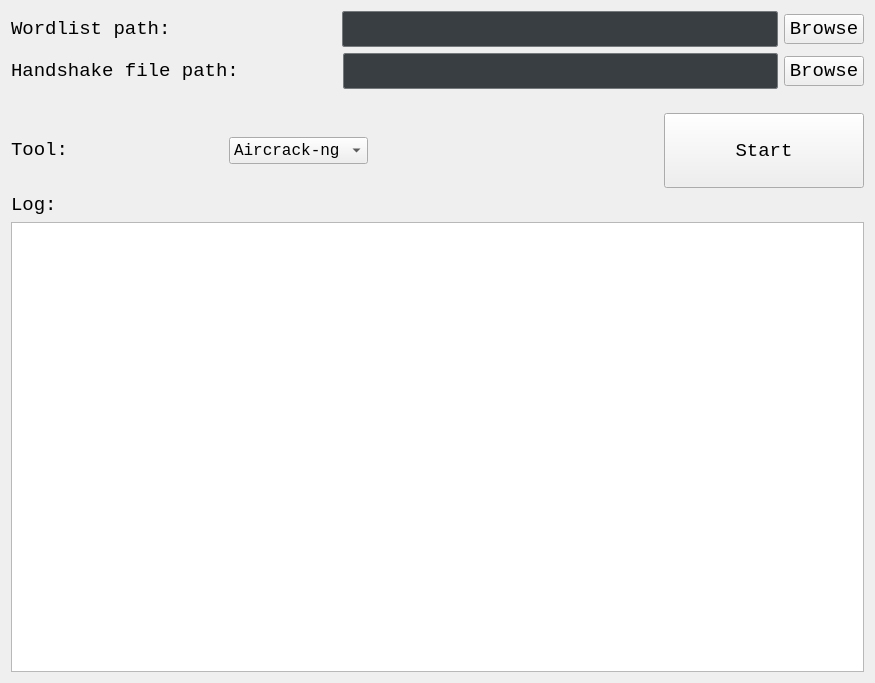
          <widget class="QWidget" name="WPA2CrackerTab">
           <attribute name="title">
            <string>WPA/WPA2 Cracker</string>
           </attribute>
           <layout class="QGridLayout" name="gridLayout_23">
            <item row="0" column="0">
             <layout class="QVBoxLayout" name="verticalLayout_51">
              <item>
               <layout class="QVBoxLayout" name="verticalLayout_50">
                <item>
                 <layout class="QHBoxLayout" name="horizontalLayout_44">
                  <item>
                   <widget class="QLabel" name="interface_label_wifi1_7">
                    <property name="font">
                     <font>
                      <family>Monospace</family>
                      <pointsize>14</pointsize>
                     </font>
                    </property>
                    <property name="text">
                     <string>Wordlist path:</string>
                    </property>
                   </widget>
                  </item>
                  <item>
                   <spacer name="horizontalSpacer_40">
                    <property name="orientation">
                     <enum>Qt::Horizontal</enum>
                    </property>
                    <property name="sizeType">
                     <enum>QSizePolicy::Fixed</enum>
                    </property>
                    <property name="sizeHint" stdset="0">
                     <size>
                      <width>165</width>
                      <height>20</height>
                     </size>
                    </property>
                   </spacer>
                  </item>
                  <item>
                   <widget class="QLineEdit" name="wpa2_cracker_wordlist">
                    <property name="enabled">
                     <bool>false</bool>
                    </property>
                    <property name="minimumSize">
                     <size>
                      <width>350</width>
                      <height>0</height>
                     </size>
                    </property>
                    <property name="font">
                     <font>
                      <family>Monospace</family>
                      <pointsize>14</pointsize>
                     </font>
                    </property>
                    <property name="styleSheet">
                     <string notr="true">QLineEdit
{
	background-color: rgb(57, 62, 67);
    padding: 5px;
    border-style: solid;
    border: 1px solid #76797C;
    border-radius: 2px;
    color: #eff0f1;
}</string>
                    </property>
                    <property name="text">
                     <string/>
                    </property>
                   </widget>
                  </item>
                  <item>
                   <widget class="QPushButton" name="wpa2_cracker_browse_wordlist">
                    <property name="minimumSize">
                     <size>
                      <width>0</width>
                      <height>0</height>
                     </size>
                    </property>
                    <property name="font">
                     <font>
                      <family>Monospace</family>
                      <pointsize>14</pointsize>
                     </font>
                    </property>
                    <property name="text">
                     <string>Browse</string>
                    </property>
                   </widget>
                  </item>
                 </layout>
                </item>
                <item>
                 <layout class="QHBoxLayout" name="horizontalLayout_43">
                  <item>
                   <widget class="QLabel" name="interface_label_wifi1_6">
                    <property name="font">
                     <font>
                      <family>Monospace</family>
                      <pointsize>14</pointsize>
                     </font>
                    </property>
                    <property name="text">
                     <string>Handshake file path:</string>
                    </property>
                   </widget>
                  </item>
                  <item>
                   <spacer name="horizontalSpacer_39">
                    <property name="orientation">
                     <enum>Qt::Horizontal</enum>
                    </property>
                    <property name="sizeType">
                     <enum>QSizePolicy::Fixed</enum>
                    </property>
                    <property name="sizeHint" stdset="0">
                     <size>
                      <width>98</width>
                      <height>20</height>
                     </size>
                    </property>
                   </spacer>
                  </item>
                  <item>
                   <widget class="QLineEdit" name="wpa2_cracker_handshake">
                    <property name="enabled">
                     <bool>false</bool>
                    </property>
                    <property name="minimumSize">
                     <size>
                      <width>350</width>
                      <height>0</height>
                     </size>
                    </property>
                    <property name="font">
                     <font>
                      <family>Monospace</family>
                      <pointsize>14</pointsize>
                     </font>
                    </property>
                    <property name="styleSheet">
                     <string notr="true">QLineEdit
{
	background-color: rgb(57, 62, 67);
    padding: 5px;
    border-style: solid;
    border: 1px solid #76797C;
    border-radius: 2px;
    color: #eff0f1;
}</string>
                    </property>
                    <property name="text">
                     <string/>
                    </property>
                   </widget>
                  </item>
                  <item>
                   <widget class="QPushButton" name="wpa2_cracker_browse_handshake">
                    <property name="minimumSize">
                     <size>
                      <width>0</width>
                      <height>0</height>
                     </size>
                    </property>
                    <property name="font">
                     <font>
                      <family>Monospace</family>
                      <pointsize>14</pointsize>
                     </font>
                    </property>
                    <property name="text">
                     <string>Browse</string>
                    </property>
                   </widget>
                  </item>
                 </layout>
                </item>
               </layout>
              </item>
              <item>
               <spacer name="verticalSpacer_20">
                <property name="orientation">
                 <enum>Qt::Vertical</enum>
                </property>
                <property name="sizeType">
                 <enum>QSizePolicy::Fixed</enum>
                </property>
                <property name="sizeHint" stdset="0">
                 <size>
                  <width>20</width>
                  <height>18</height>
                 </size>
                </property>
               </spacer>
              </item>
              <item>
               <layout class="QHBoxLayout" name="horizontalLayout_46">
                <item>
                 <layout class="QHBoxLayout" name="horizontalLayout_45">
                  <item>
                   <widget class="QLabel" name="ip_address_label_9">
                    <property name="sizePolicy">
                     <sizepolicy hsizetype="Minimum" vsizetype="Preferred">
                      <horstretch>0</horstretch>
                      <verstretch>0</verstretch>
                     </sizepolicy>
                    </property>
                    <property name="minimumSize">
                     <size>
                      <width>212</width>
                      <height>0</height>
                     </size>
                    </property>
                    <property name="font">
                     <font>
                      <family>Monospace</family>
                      <pointsize>14</pointsize>
                     </font>
                    </property>
                    <property name="layoutDirection">
                     <enum>Qt::LeftToRight</enum>
                    </property>
                    <property name="text">
                     <string>&lt;html&gt;&lt;head/&gt;&lt;body&gt;&lt;p&gt;Tool:&lt;/p&gt;&lt;/body&gt;&lt;/html&gt;</string>
                    </property>
                   </widget>
                  </item>
                  <item>
                   <widget class="QComboBox" name="wpa2_cracker_tool">
                    <property name="sizePolicy">
                     <sizepolicy hsizetype="MinimumExpanding" vsizetype="Fixed">
                      <horstretch>0</horstretch>
                      <verstretch>0</verstretch>
                     </sizepolicy>
                    </property>
                    <property name="minimumSize">
                     <size>
                      <width>87</width>
                      <height>0</height>
                     </size>
                    </property>
                    <property name="font">
                     <font>
                      <family>Monospace</family>
                      <pointsize>12</pointsize>
                     </font>
                    </property>
                    <item>
                     <property name="text">
                      <string>Aircrack-ng</string>
                     </property>
                    </item>
                   </widget>
                  </item>
                 </layout>
                </item>
                <item>
                 <spacer name="horizontalSpacer_41">
                  <property name="orientation">
                   <enum>Qt::Horizontal</enum>
                  </property>
                  <property name="sizeType">
                   <enum>QSizePolicy::Expanding</enum>
                  </property>
                  <property name="sizeHint" stdset="0">
                   <size>
                    <width>290</width>
                    <height>20</height>
                   </size>
                  </property>
                 </spacer>
                </item>
                <item>
                 <widget class="QPushButton" name="wpa2_cracker_button">
                  <property name="minimumSize">
                   <size>
                    <width>200</width>
                    <height>75</height>
                   </size>
                  </property>
                  <property name="font">
                   <font>
                    <family>Monospace</family>
                    <pointsize>14</pointsize>
                   </font>
                  </property>
                  <property name="text">
                   <string>Start</string>
                  </property>
                 </widget>
                </item>
               </layout>
              </item>
             </layout>
            </item>
            <item row="1" column="0">
             <widget class="QLabel" name="label_14">
              <property name="font">
               <font>
                <family>Monospace</family>
                <pointsize>14</pointsize>
               </font>
              </property>
              <property name="text">
               <string>Log:</string>
              </property>
             </widget>
            </item>
            <item row="2" column="0">
             <widget class="QTextBrowser" name="wpa2_cracker_log">
              <property name="minimumSize">
               <size>
                <width>250</width>
                <height>450</height>
               </size>
              </property>
              <property name="font">
               <font>
                <family>Monospace</family>
                <pointsize>12</pointsize>
               </font>
              </property>
              <property name="html">
               <string>&lt;!DOCTYPE HTML PUBLIC &quot;-//W3C//DTD HTML 4.0//EN&quot; &quot;http://www.w3.org/TR/REC-html40/strict.dtd&quot;&gt;
&lt;html&gt;&lt;head&gt;&lt;meta name=&quot;qrichtext&quot; content=&quot;1&quot; /&gt;&lt;style type=&quot;text/css&quot;&gt;
p, li { white-space: pre-wrap; }
&lt;/style&gt;&lt;/head&gt;&lt;body style=&quot; font-family:'Monospace'; font-size:12pt; font-weight:400; font-style:normal;&quot;&gt;
&lt;p style=&quot;-qt-paragraph-type:empty; margin-top:0px; margin-bottom:0px; margin-left:0px; margin-right:0px; -qt-block-indent:0; text-indent:0px;&quot;&gt;&lt;br /&gt;&lt;/p&gt;&lt;/body&gt;&lt;/html&gt;</string>
              </property>
             </widget>
            </item>
           </layout>
          </widget>
